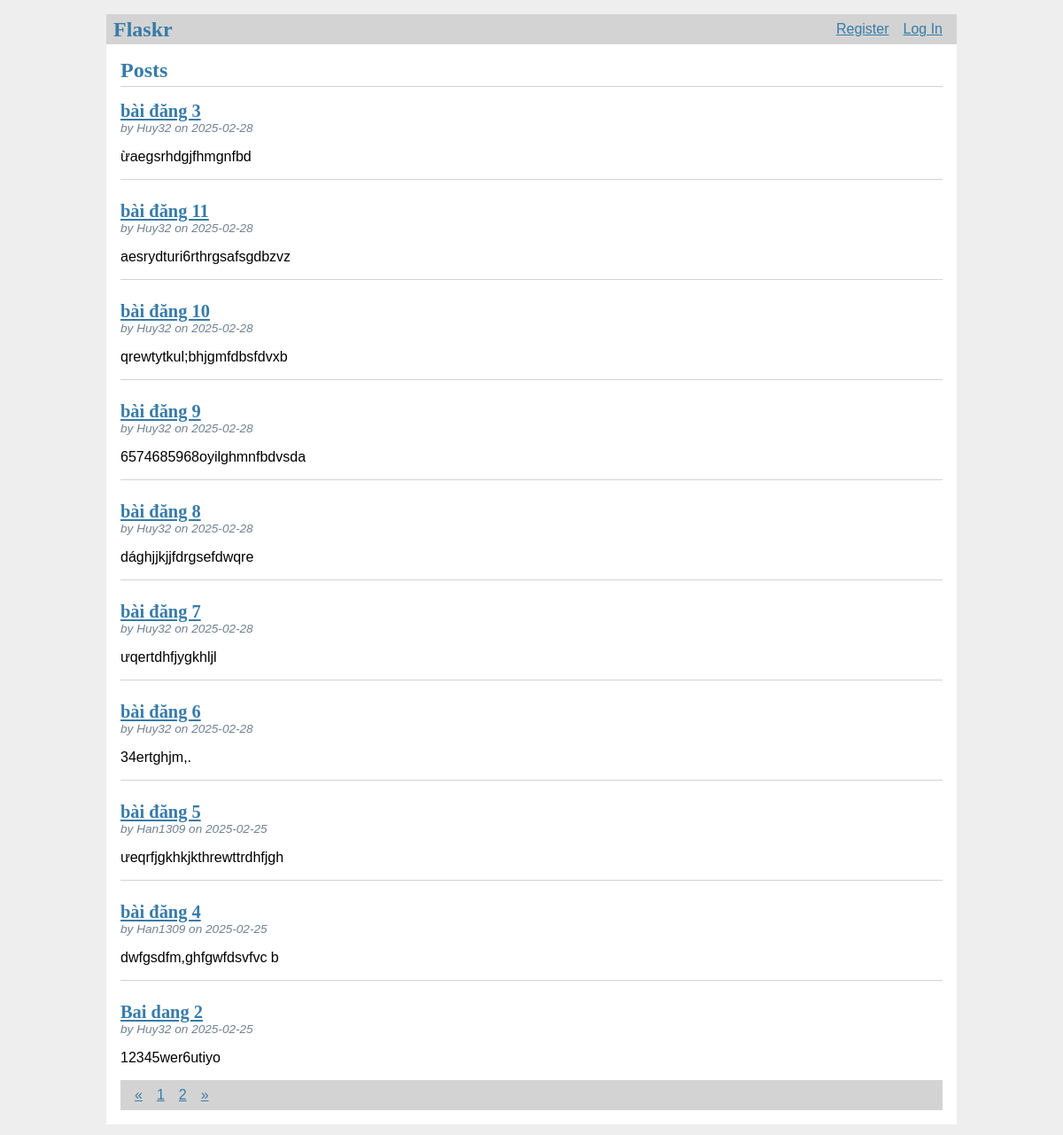
Page /?page=-1 on the committed database.
### tables this page shows
CREATE TABLE post (
    id INTEGER PRIMARY KEY AUTOINCREMENT,
    author_id INTEGER NOT NULL,
    created TIMESTAMP NOT NULL DEFAULT CURRENT_TIMESTAMP,
    title TEXT NOT NULL,
    body TEXT NOT NULL,
    FOREIGN KEY (author_id) REFERENCES user (id)
);

CREATE TABLE user (
    id INTEGER PRIMARY KEY AUTOINCREMENT,
    username TEXT UNIQUE NOT NULL,
    password TEXT NOT NULL,
    role TEXT NOT NULL DEFAULT 'user',
    is_blocked INTEGER NOT NULL DEFAULT 0 
);

### flaskr/blog.py (the view)
@bp.route('/', methods=('GET',))
def index():
    db = get_db()
    page = request.args.get('page', 1, type=int)
    per_page = 10
    offset = (page - 1) * per_page
    posts = db.execute(
        'SELECT p.id, title, body, created, author_id, username'
        ' FROM post p JOIN user u ON p.author_id = u.id'
        ' ORDER BY created DESC'
        ' LIMIT ? OFFSET ?', (per_page, offset)
    ).fetchall()
    total_posts = db.execute('SELECT COUNT(*) FROM post').fetchone()[0]
    total_pages = (total_posts + per_page - 1) // per_page
    return render_template('blog/index.html', posts=posts, page=page, total_pages=total_pages)

### flaskr/auth.py (called while the page is built, shortened)
@bp.before_app_request
def load_logged_in_user():
    user_id = session.get('user_id')
    if user_id is None:
        g.user = None

### flaskr/db.py (called while the page is built)
def get_db():
    if 'db' not in g:
        g.db = sqlite3.connect(
            current_app.config['DATABASE'],
            detect_types=sqlite3.PARSE_DECLTYPES
        )
        g.db.row_factory = sqlite3.Row
    return g.db

### flaskr/templates/blog/index.html (shortened to what this page needs)
{% extends 'base.html' %}
{% block header %}
    <h1>{% block title %}Posts{% endblock %}</h1>
{% endblock %}
{% block content %}
    {% for post in posts %}
        <article class="post">
            <header>
                <div>
                    <h1>
                        <a href="{{ url_for('blog.detail', id=post['id']) }}">{{ post['title'] }}</a>
                    </h1>
                    <div class="about">by {{ post['username'] }} on {{ post['created'].strftime('%Y-%m-%d') }}</div>
                </div>
            </header>
            <p class="body">{{ post['body'] }}</p>
        </article>
        {% if not loop.last %}
            <hr>
        {% endif %}
    {% endfor %}
    <nav aria-label="Page navigation">
        <ul class="pagination">
            <li class="page-item {% if page == 1 %}disabled{% endif %}">
                <a class="page-link" href="{{ url_for('blog.index', page=page-1) }}">&laquo;</a>
            </li>
            {% for p in range(1, total_pages + 1) %}
                <li class="page-item {% if page == p %}active{% endif %}">
                    <a class="page-link" href="{{ url_for('blog.index', page=p) }}">{{ p }}</a>
                </li>
            {% endfor %}
            <li class="page-item {% if page == total_pages %}disabled{% endif %}">
                <a class="page-link" href="{{ url_for('blog.index', page=page+1) }}">&raquo;</a>
            </li>
        </ul>
    </nav>
{% endblock %}

### flaskr/static/style.css (style rules this page uses)
h1 { font-family: serif; color: #377ba8; margin: 1rem 0; }
a { color: #377ba8; }
hr { border: none; border-top: 1px solid lightgray; }
nav { background: lightgray; display: flex; align-items: center; padding: 0 0.5rem; }
nav ul { display: flex; list-style: none; margin: 0; padding: 0; }
nav ul li a, nav ul li span, header .action { display: block; padding: 0.5rem; }
.content > header h1 { flex: auto; margin: 1rem 0 0.25rem 0; }
.post > header { display: flex; align-items: flex-end; font-size: 0.85em; }
.post > header > div:first-of-type { flex: auto; }
.post > header h1 { font-size: 1.5em; margin-bottom: 0; }
.post .about { color: slategray; font-style: italic; }
.post .body { white-space: pre-line; }

### rows in the picture
post: title "bài đăng 3", username "Huy32", created "2025-02-28", body "ừaegsrhdgjfhmgnfbd"
post: title "bài đăng 11", username "Huy32", created "2025-02-28", body "aesrydturi6rthrgsafsgdbzvz"
post: title "bài đăng 10", username "Huy32", created "2025-02-28", body "qrewtytkul;bhjgmfdbsfdvxb"
post: title "bài đăng 9", username "Huy32", created "2025-02-28", body "6574685968oyilghmnfbdvsda"
post: title "bài đăng 8", username "Huy32", created "2025-02-28", body "dághjjkjjfdrgsefdwqre"
post: title "bài đăng 7", username "Huy32", created "2025-02-28", body "ưqertdhfjygkhljl"
post: title "bài đăng 6", username "Huy32", created "2025-02-28", body "34ertghjm,."
post: title "bài đăng 5", username "Han1309", created "2025-02-25", body "ưeqrfjgkhkjkthrewttrdhfjgh"
post: title "bài đăng 4", username "Han1309", created "2025-02-25", body "dwfgsdfm,ghfgwfdsvfvc b"
post: title "Bai dang 2", username "Huy32", created "2025-02-25", body "12345wer6utiyo"

### other values in the picture
{{ p }} "1" "2"
